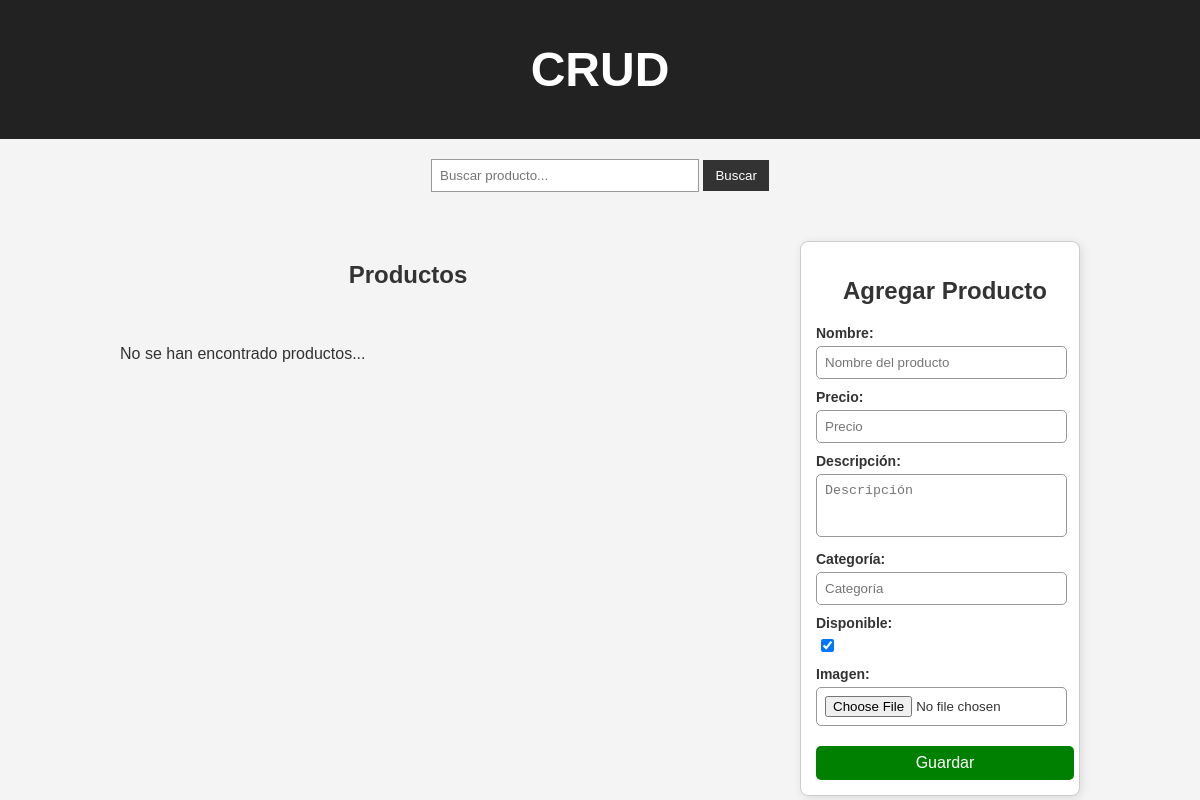
The app's page /, older data.
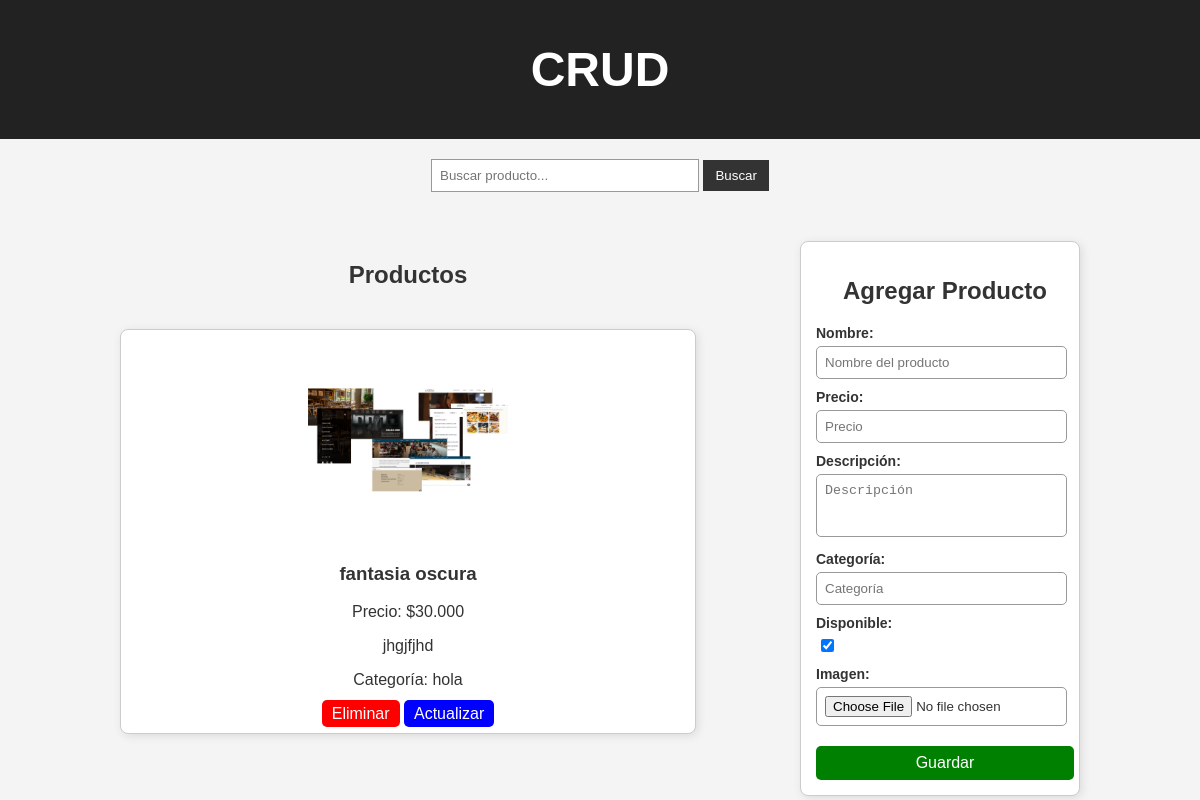
The same page, newer data.
### Crud/models.py (models this page shows, shortened)
class Producto(models.Model):
    nombre = models.CharField(max_length=250)
    precio = models.DecimalField(max_digits=10, decimal_places=3)
    descripcion = models.TextField()
    categoria = models.CharField(max_length=100)
    disponible = models.BooleanField(default=True)
    imagen = models.ImageField(upload_to='productos/', null=True, blank=True)

### Crud/views.py (the view)
# urls.py: path('' , views.tienda, name='tienda'),
def tienda(request):
    query = request.GET.get('q', '')
    productos = Producto.objects.all()
    form = ProductoForm()
    if query:
        productos = productos.filter(nombre__icontains=query)
    if request.method == 'POST':
         form = ProductoForm(request.POST, request.FILES)
         if form.is_valid():
            form.save()
            return redirect("tienda")
    return render(request, 'index.html', {'productos': productos, "form":form, 'query': query})

### Crud/forms.py
class ProductoForm(forms.ModelForm):
    class Meta:
        model = Producto
        fields = ["nombre", "precio", "descripcion", "categoria", "disponible", "imagen"]
        widgets = {
             "nombre": forms.TextInput(attrs={"class": "form-input", "placeholder": "Nombre del producto", "required": True}),
             "precio": forms.NumberInput(attrs={"class": "form-input", "placeholder": "Precio", "required": True}),
             "descripcion": forms.Textarea(attrs={"class": "form-textarea", "rows": 3, "placeholder": "Descripción", "required": True}),
             "categoria": forms.TextInput(attrs={"class": "form-input", "placeholder": "Categoría", "required": True}),
             "disponible": forms.CheckboxInput(attrs={"class": "form-checkbox", "required": True}),
             "imagen": forms.ClearableFileInput(attrs={"class": "form-file"}),
         }

### Crud/templates/index.html (shortened to what this page needs)
{% load static %}
<!DOCTYPE html>
<html lang="es">
<head>
    <link rel="stylesheet" href="{% static 'styles.css' %}">
</head>
<body>
    <header>
        <h1>CRUD</h1>
    </header>
    <main>
        <section class="buscar">
            <form method="GET">
                <input type="text" id="inputbusqueda" name="q" placeholder="Buscar producto..." value="{{query}}">
                <button type="submit">Buscar</button>
            </form>
        </section>
        <div class="container">
            <div class="productos">
                <h2>Productos</h2>
                {% if productos %}
                    {% for producto in productos %}
                    <div class="producto">
                        <img src="{{ producto.imagen.url }}" alt="{{ producto.nombre }}">
                        <h3>{{ producto.nombre }}</h3>
                        <p>Precio: ${{ producto.precio }}</p>
                        <p>{{ producto.descripcion }}</p>
                        <p>Categoría: {{ producto.categoria }}</p>
                        <a class="eliminar" href="{% url 'eliminar' producto.id %}">Eliminar</a>
                        <a class="actualizar" href="{% url 'actualizar' producto.id %}">Actualizar</a>
                    </div>
                    {% endfor %}
                {%else%}
                    <p>No se han encontrado productos...</p>
                {% endif %}
            </div>
            <div class="form-container">
                <h2>Agregar Producto</h2>
                <form method="POST" enctype="multipart/form-data">
                    <div class="form-group">
                        <label for="{{ form.nombre.id_for_label }}">Nombre:</label>
                        {{ form.nombre }}
                    </div>
                    <div class="form-group">
                        <label for="{{ form.precio.id_for_label }}">Precio:</label>
                        {{ form.precio }}
                    </div>
                    <div class="form-group">
                        <label for="{{ form.descripcion.id_for_label }}">Descripción:</label>
                        {{ form.descripcion }}
                    </div>
                    <div class="form-group">
                        <label for="{{ form.categoria.id_for_label }}">Categoría:</label>
                        {{ form.categoria }}
                    </div>
                    <div class="form-group">
                        <label for="{{ form.disponible.id_for_label }}">Disponible:</label>
                        {{ form.disponible }}
                    </div>
                    <div class="form-group">
                        <label for="{{ form.imagen.id_for_label }}">Imagen:</label>
                        {{ form.imagen }}
                    </div>
                    <button type="submit" class="btn-submit">Guardar</button>
                </form>
            </div>
        </div>
    </main>
</body>
</html>
{% load static %}

Row changes from the older to the newer data that the page shows:
added Producto: imagen (picture), nombre "fantasia oscura", precio "30.000", descripcion "jhgjfjhd", categoria "hola"
Text that changed along with them:
text no longer shown: "No se han encontrado productos..."
